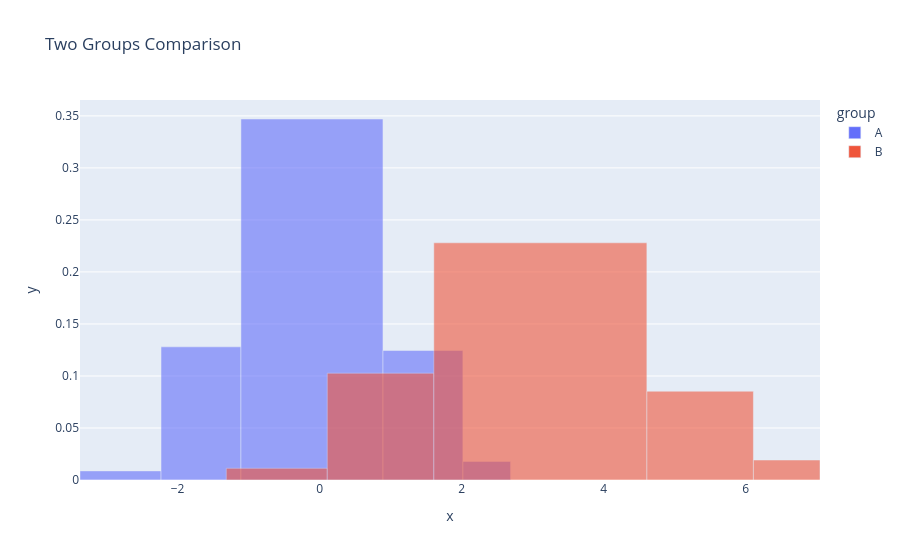

Source (notebook cell):
### Markdown cell above
## Example 6: DataFrame with Color Grouping

Use DataFrames for more complex visualizations with grouping.

### Code cell
import pandas as pd

# Create a DataFrame with two groups
df = pd.DataFrame(
    {
        "value": np.concatenate(
            [np.random.normal(0, 1, 500), np.random.normal(3, 1.5, 500)]
        ),
        "group": ["A"] * 500 + ["B"] * 500,
    }
)

# Create overlaid histograms
fig = histogram(
    df,
    x="value",
    color="group",
    barmode="overlay",
    opacity=0.6,
    title="Two Groups Comparison",
)
fig.show()

### Figure 1 — Plotly figure (JSON) as saved in the notebook; plotly's stock layout.template omitted (floating-point values rounded to 4 significant figures)
{"data": [{"alignmentgroup": "True", "hovertemplate": "group=A<br>x=%{x}<br>y=%{y}<extra></extra>", "legendgroup": "A", "marker": {"color": "#636efa", "opacity": 0.6, "pattern": {"shape": ""}}, "name": "A", "offsetgroup": "A", "orientation": "v", "showlegend": true, "type": "bar", "width": [1.141, 1.125, 2, 1.125, 0.6719], "x": [-2.695, -1.562, 0.0, 1.562, 2.461], "xaxis": "x", "y": [0.008767, 0.128, 0.347, 0.1244, 0.01786], "yaxis": "y"}, {"alignmentgroup": "True", "hovertemplate": "group=B<br>x=%{x}<br>y=%{y}<extra></extra>", "legendgroup": "B", "marker": {"color": "#EF553B", "opacity": 0.6, "pattern": {"shape": ""}}, "name": "B", "offsetgroup": "B", "orientation": "v", "showlegend": true, "type": "bar", "width": [1.422, 1.5, 3, 1.5, 0.9375], "x": [-0.7109, 0.75, 3.0, 5.25, 6.469], "xaxis": "x", "y": [0.01125, 0.1027, 0.228, 0.08533, 0.0192], "yaxis": "y"}], "layout": {"legend": {"title": {"text": "group"}, "tracegroupgap": 0}, "title": {"text": "Two Groups Comparison"}, "xaxis": {"anchor": "y", "domain": [0, 1], "title": {"text": "x"}}, "yaxis": {"anchor": "x", "domain": [0, 1], "title": {"text": "y"}}}}
